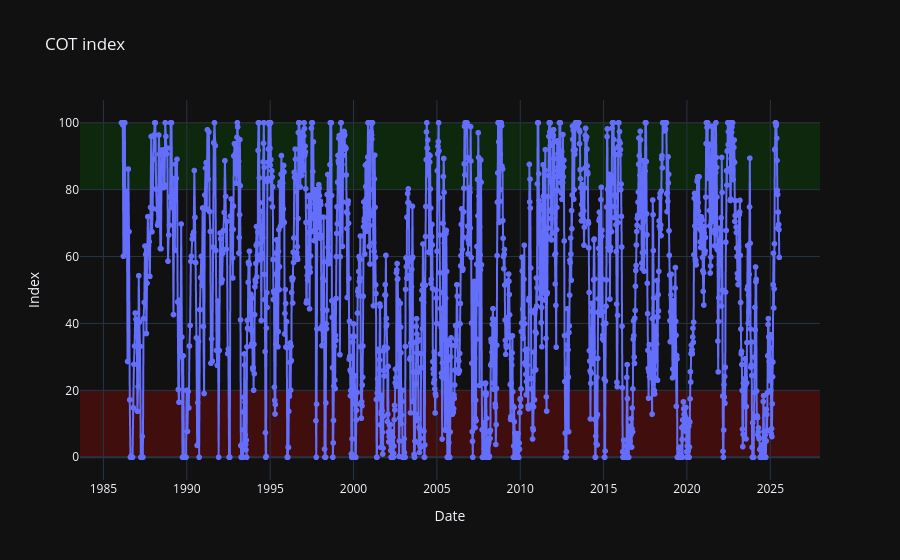

The notebook cell saved with this chart:
### Markdown cell above
### Plotting COT index

### Code cell
import plotly.express as px

fig = px.line(commercials_df.reset_index(), x='Date', y='Index', title='COT index', markers=True, template='plotly_dark')

# Add green shaded area (e.g. for high index range)
fig.add_shape(
    type='rect',
    xref='paper',  # entire x-axis
    yref='y',
    x0=0,
    x1=1,
    y0=80,
    y1=100,
    fillcolor='green',
    opacity=0.2,
    line_width=0,
    layer='below'
)

# Add red shaded area (e.g. for low index range)
fig.add_shape(
    type='rect',
    xref='paper',
    yref='y',
    x0=0,
    x1=1,
    y0=0,
    y1=20,
    fillcolor='red',
    opacity=0.2,
    line_width=0,
    layer='below'
)

fig.write_html("plots/commercials_index.html")
fig.show()

### Figure 1 — Plotly figure (JSON) as saved in the notebook; plotly's stock layout.template omitted (floating-point values rounded to 4 significant figures; data arrays with more than 128 entries replaced by an {"elided": "..."} marker saying what was removed)
{"data": [{"hovertemplate": "Date=%{x}<br>Index=%{y}<extra></extra>", "legendgroup": "", "line": {"color": "#636efa", "dash": "solid"}, "marker": {"symbol": "circle"}, "mode": "lines+markers", "name": "", "showlegend": false, "type": "scattergl", "x": {"elided": "1873 str values"}, "xaxis": "x", "y": {"elided": "1873 float values"}, "yaxis": "y"}], "layout": {"legend": {"tracegroupgap": 0}, "shapes": [{"fillcolor": "green", "layer": "below", "line": {"width": 0}, "opacity": 0.2, "type": "rect", "x0": 0, "x1": 1, "xref": "paper", "y0": 80, "y1": 100, "yref": "y"}, {"fillcolor": "red", "layer": "below", "line": {"width": 0}, "opacity": 0.2, "type": "rect", "x0": 0, "x1": 1, "xref": "paper", "y0": 0, "y1": 20, "yref": "y"}], "title": {"text": "COT index"}, "xaxis": {"anchor": "y", "domain": [0, 1], "title": {"text": "Date"}}, "yaxis": {"anchor": "x", "domain": [0, 1], "title": {"text": "Index"}}}}
